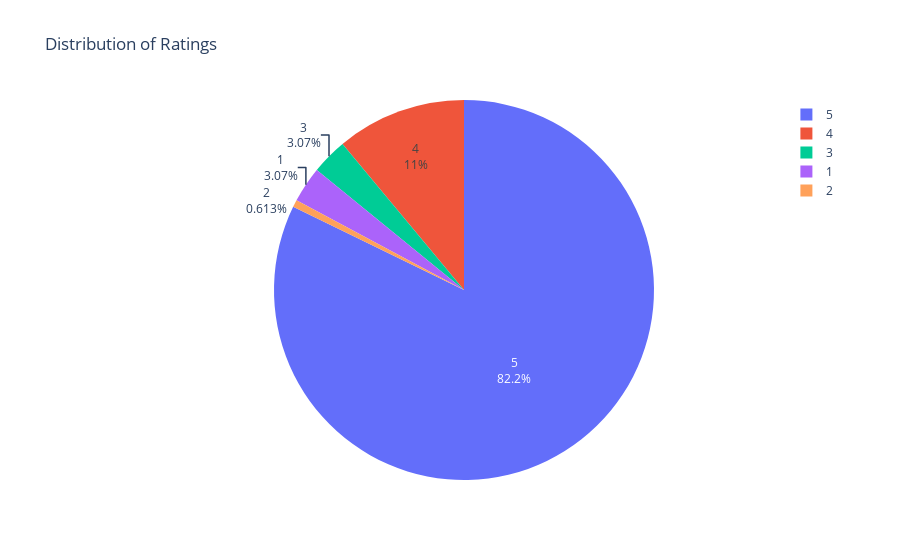

The cell this chart's notebook holds for it:
### Code cell
#As a pie chart
fig = px.pie(most_df, names='overall', title='Distribution of Ratings')
#Replace the default 'value' labels by 'Rating'
fig.update_traces(textinfo='label+percent')
fig.show()

### Figure 1 — Plotly figure (JSON) as saved in the notebook; plotly's stock layout.template omitted (floating-point values rounded to 4 significant figures; data arrays with more than 128 entries replaced by an {"elided": "..."} marker saying what was removed)
{"data": [{"domain": {"x": [0, 1], "y": [0, 1]}, "hovertemplate": "overall=%{label}<extra></extra>", "labels": {"elided": "163 int values"}, "legendgroup": "", "name": "", "showlegend": true, "textinfo": "label+percent", "type": "pie"}], "layout": {"legend": {"tracegroupgap": 0}, "title": {"text": "Distribution of Ratings"}}}
